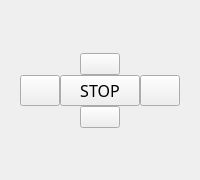
                             <widget class="QWidget" name="widget_49" native="true">
                              <property name="minimumSize">
                               <size>
                                <width>180</width>
                                <height>180</height>
                               </size>
                              </property>
                              <layout class="QVBoxLayout" name="verticalLayout_18">
                               <property name="spacing">
                                <number>0</number>
                               </property>
                               <property name="leftMargin">
                                <number>0</number>
                               </property>
                               <property name="topMargin">
                                <number>0</number>
                               </property>
                               <property name="rightMargin">
                                <number>0</number>
                               </property>
                               <property name="bottomMargin">
                                <number>0</number>
                               </property>
                               <item>
                                <spacer name="verticalSpacer_9">
                                 <property name="orientation">
                                  <enum>Qt::Vertical</enum>
                                 </property>
                                 <property name="sizeHint" stdset="0">
                                  <size>
                                   <width>20</width>
                                   <height>7</height>
                                  </size>
                                 </property>
                                </spacer>
                               </item>
                               <item>
                                <widget class="QWidget" name="widget_50" native="true">
                                 <layout class="QVBoxLayout" name="verticalLayout_19">
                                  <property name="spacing">
                                   <number>0</number>
                                  </property>
                                  <property name="leftMargin">
                                   <number>0</number>
                                  </property>
                                  <property name="topMargin">
                                   <number>0</number>
                                  </property>
                                  <property name="rightMargin">
                                   <number>0</number>
                                  </property>
                                  <property name="bottomMargin">
                                   <number>0</number>
                                  </property>
                                  <item>
                                   <widget class="QWidget" name="widget_51" native="true">
                                    <property name="sizePolicy">
                                     <sizepolicy hsizetype="Preferred" vsizetype="Minimum">
                                      <horstretch>0</horstretch>
                                      <verstretch>0</verstretch>
                                     </sizepolicy>
                                    </property>
                                    <layout class="QHBoxLayout" name="horizontalLayout_32">
                                     <property name="spacing">
                                      <number>0</number>
                                     </property>
                                     <property name="leftMargin">
                                      <number>0</number>
                                     </property>
                                     <property name="topMargin">
                                      <number>0</number>
                                     </property>
                                     <property name="rightMargin">
                                      <number>0</number>
                                     </property>
                                     <property name="bottomMargin">
                                      <number>0</number>
                                     </property>
                                     <item>
                                      <spacer name="horizontalSpacer_45">
                                       <property name="orientation">
                                        <enum>Qt::Horizontal</enum>
                                       </property>
                                       <property name="sizeHint" stdset="0">
                                        <size>
                                         <width>42</width>
                                         <height>20</height>
                                        </size>
                                       </property>
                                      </spacer>
                                     </item>
                                     <item>
                                      <widget class="QPushButton" name="btn_camera_up">
                                       <property name="sizePolicy">
                                        <sizepolicy hsizetype="Minimum" vsizetype="Minimum">
                                         <horstretch>0</horstretch>
                                         <verstretch>0</verstretch>
                                        </sizepolicy>
                                       </property>
                                       <property name="minimumSize">
                                        <size>
                                         <width>0</width>
                                         <height>0</height>
                                        </size>
                                       </property>
                                       <property name="focusPolicy">
                                        <enum>Qt::TabFocus</enum>
                                       </property>
                                       <property name="styleSheet">
                                        <string notr="true"/>
                                       </property>
                                       <property name="text">
                                        <string/>
                                       </property>
                                      </widget>
                                     </item>
                                     <item>
                                      <spacer name="horizontalSpacer_46">
                                       <property name="orientation">
                                        <enum>Qt::Horizontal</enum>
                                       </property>
                                       <property name="sizeHint" stdset="0">
                                        <size>
                                         <width>42</width>
                                         <height>20</height>
                                        </size>
                                       </property>
                                      </spacer>
                                     </item>
                                    </layout>
                                   </widget>
                                  </item>
                                  <item>
                                   <widget class="QWidget" name="widget_52" native="true">
                                    <property name="sizePolicy">
                                     <sizepolicy hsizetype="Preferred" vsizetype="Minimum">
                                      <horstretch>0</horstretch>
                                      <verstretch>0</verstretch>
                                     </sizepolicy>
                                    </property>
                                    <layout class="QHBoxLayout" name="horizontalLayout_33">
                                     <property name="spacing">
                                      <number>0</number>
                                     </property>
                                     <property name="leftMargin">
                                      <number>0</number>
                                     </property>
                                     <property name="topMargin">
                                      <number>0</number>
                                     </property>
                                     <property name="rightMargin">
                                      <number>0</number>
                                     </property>
                                     <property name="bottomMargin">
                                      <number>0</number>
                                     </property>
                                     <item>
                                      <spacer name="horizontalSpacer_47">
                                       <property name="orientation">
                                        <enum>Qt::Horizontal</enum>
                                       </property>
                                       <property name="sizeHint" stdset="0">
                                        <size>
                                         <width>0</width>
                                         <height>20</height>
                                        </size>
                                       </property>
                                      </spacer>
                                     </item>
                                     <item>
                                      <widget class="QPushButton" name="btn_camera_left">
                                       <property name="sizePolicy">
                                        <sizepolicy hsizetype="Minimum" vsizetype="Minimum">
                                         <horstretch>0</horstretch>
                                         <verstretch>0</verstretch>
                                        </sizepolicy>
                                       </property>
                                       <property name="minimumSize">
                                        <size>
                                         <width>0</width>
                                         <height>0</height>
                                        </size>
                                       </property>
                                       <property name="maximumSize">
                                        <size>
                                         <width>10000</width>
                                         <height>10000</height>
                                        </size>
                                       </property>
                                       <property name="focusPolicy">
                                        <enum>Qt::TabFocus</enum>
                                       </property>
                                       <property name="styleSheet">
                                        <string notr="true"/>
                                       </property>
                                       <property name="text">
                                        <string/>
                                       </property>
                                      </widget>
                                     </item>
                                     <item>
                                      <widget class="QPushButton" name="btn_camera_reset">
                                       <property name="sizePolicy">
                                        <sizepolicy hsizetype="Minimum" vsizetype="Minimum">
                                         <horstretch>0</horstretch>
                                         <verstretch>0</verstretch>
                                        </sizepolicy>
                                       </property>
                                       <property name="minimumSize">
                                        <size>
                                         <width>0</width>
                                         <height>0</height>
                                        </size>
                                       </property>
                                       <property name="maximumSize">
                                        <size>
                                         <width>10000</width>
                                         <height>10000</height>
                                        </size>
                                       </property>
                                       <property name="font">
                                        <font>
                                         <family>微软雅黑</family>
                                         <pointsize>12</pointsize>
                                        </font>
                                       </property>
                                       <property name="focusPolicy">
                                        <enum>Qt::TabFocus</enum>
                                       </property>
                                       <property name="styleSheet">
                                        <string notr="true"/>
                                       </property>
                                       <property name="text">
                                        <string>STOP</string>
                                       </property>
                                      </widget>
                                     </item>
                                     <item>
                                      <widget class="QPushButton" name="btn_camera_right">
                                       <property name="sizePolicy">
                                        <sizepolicy hsizetype="Minimum" vsizetype="Minimum">
                                         <horstretch>0</horstretch>
                                         <verstretch>0</verstretch>
                                        </sizepolicy>
                                       </property>
                                       <property name="minimumSize">
                                        <size>
                                         <width>0</width>
                                         <height>0</height>
                                        </size>
                                       </property>
                                       <property name="maximumSize">
                                        <size>
                                         <width>10000</width>
                                         <height>10000</height>
                                        </size>
                                       </property>
                                       <property name="focusPolicy">
                                        <enum>Qt::TabFocus</enum>
                                       </property>
                                       <property name="styleSheet">
                                        <string notr="true"/>
                                       </property>
                                       <property name="text">
                                        <string/>
                                       </property>
                                      </widget>
                                     </item>
                                     <item>
                                      <spacer name="horizontalSpacer_50">
                                       <property name="orientation">
                                        <enum>Qt::Horizontal</enum>
                                       </property>
                                       <property name="sizeHint" stdset="0">
                                        <size>
                                         <width>1</width>
                                         <height>20</height>
                                        </size>
                                       </property>
                                      </spacer>
                                     </item>
                                    </layout>
                                   </widget>
                                  </item>
                                  <item>
                                   <widget class="QWidget" name="widget_53" native="true">
                                    <property name="sizePolicy">
                                     <sizepolicy hsizetype="Preferred" vsizetype="Minimum">
                                      <horstretch>0</horstretch>
                                      <verstretch>0</verstretch>
                                     </sizepolicy>
                                    </property>
                                    <layout class="QHBoxLayout" name="horizontalLayout_34">
                                     <property name="spacing">
                                      <number>0</number>
                                     </property>
                                     <property name="leftMargin">
                                      <number>0</number>
                                     </property>
                                     <property name="topMargin">
                                      <number>0</number>
                                     </property>
                                     <property name="rightMargin">
                                      <number>0</number>
                                     </property>
                                     <property name="bottomMargin">
                                      <number>0</number>
                                     </property>
                                     <item>
                                      <spacer name="horizontalSpacer_51">
                                       <property name="orientation">
                                        <enum>Qt::Horizontal</enum>
                                       </property>
                                       <property name="sizeHint" stdset="0">
                                        <size>
                                         <width>20</width>
                                         <height>20</height>
                                        </size>
                                       </property>
                                      </spacer>
                                     </item>
                                     <item>
                                      <widget class="QPushButton" name="btn_camera_down">
                                       <property name="sizePolicy">
                                        <sizepolicy hsizetype="Minimum" vsizetype="Minimum">
                                         <horstretch>0</horstretch>
                                         <verstretch>0</verstretch>
                                        </sizepolicy>
                                       </property>
                                       <property name="minimumSize">
                                        <size>
                                         <width>0</width>
                                         <height>0</height>
                                        </size>
                                       </property>
                                       <property name="maximumSize">
                                        <size>
                                         <width>10000</width>
                                         <height>10000</height>
                                        </size>
                                       </property>
                                       <property name="focusPolicy">
                                        <enum>Qt::TabFocus</enum>
                                       </property>
                                       <property name="styleSheet">
                                        <string notr="true"/>
                                       </property>
                                       <property name="text">
                                        <string/>
                                       </property>
                                      </widget>
                                     </item>
                                     <item>
                                      <spacer name="horizontalSpacer_52">
                                       <property name="orientation">
                                        <enum>Qt::Horizontal</enum>
                                       </property>
                                       <property name="sizeHint" stdset="0">
                                        <size>
                                         <width>20</width>
                                         <height>20</height>
                                        </size>
                                       </property>
                                      </spacer>
                                     </item>
                                    </layout>
                                   </widget>
                                  </item>
                                 </layout>
                                </widget>
                               </item>
                               <item>
                                <spacer name="verticalSpacer_10">
                                 <property name="orientation">
                                  <enum>Qt::Vertical</enum>
                                 </property>
                                 <property name="sizeHint" stdset="0">
                                  <size>
                                   <width>20</width>
                                   <height>7</height>
                                  </size>
                                 </property>
                                </spacer>
                               </item>
                              </layout>
                             </widget>
